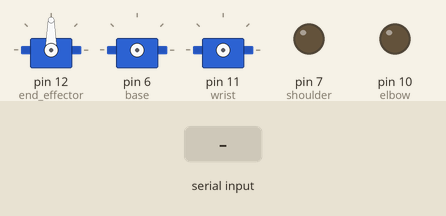
Bench run of a sketch on a simulated Arduino Uno, built with avr-gcc and run on an emulated ATmega328P. Parts: 3 × servo, output pins drawn as LEDs (lit = HIGH). Wiring (inferred from the names in the program): 2 × servo: signal pin 6 / signal pin 11. The test bench sets the inputs (shaded band). Servo pulses on a pin are drawn as a servo (544–2400 µs = 0–180°); pins used as bus, display or sensor lines are not drawn; what the sketch prints to the serial monitor is not drawn.

Above: at 1.2 s.
1.3 s: "90,45\n" received over Serial
At 6.7 s:
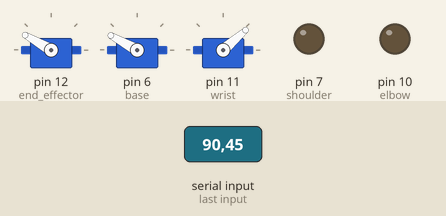
At 9.3 s:
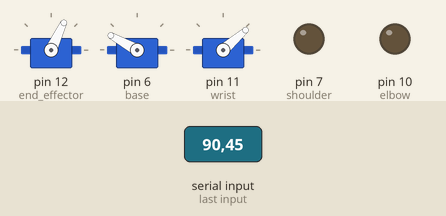
Timing chart, 0 to 10.8 s (numbered marks = the images above; inputs shaded):
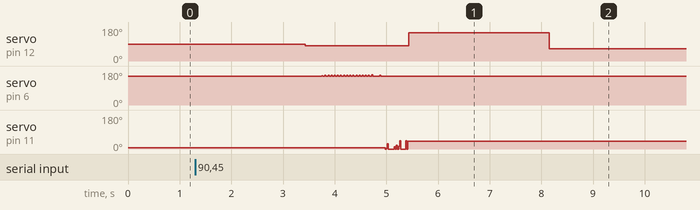

The sketch:

pick_and_place.ino
```cpp
#include <math.h>
#include <Servo.h>
#include <Arduino.h>
int base=6;
int elbow=10;
int shoulder=7;
int wrist=11;
int end_effector=12;

float x;
float y;
float z=0;
float max_limit=26;
float min_limit=16;
float a1=8.3;
float a2=20;
float y1=2.55;
float y2=2.4;
float theta_shoulder;
float theta_base;
float theta_elbow;
float base_pwm;
float elbow_pwm;
float shoulder_pwm;
float base_angle;
float shoulder_angle;
float elbow_angle;
float beta;
float end_eff_pwm;
float wrist_pwm;
float dum;
Servo motor;
float place;
unsigned long startTime;
void pwm_duration(float pwm,int part);
void setup() {
   Serial.begin(9600);
   Serial.setTimeout(1000);
   pinMode(base, OUTPUT);
   pinMode(elbow, OUTPUT);
   pinMode(shoulder, OUTPUT);
   pinMode(wrist,OUTPUT);
   pinMode(end_effector,OUTPUT);
   motor.attach(12);
}
void loop() {

if(Serial.available() > 0){

String data_x = Serial.readStringUntil('\n');

  y = data_x.toFloat();


  delay(20);

  String data_y = Serial.readStringUntil('\n');

  x=data_y.toFloat();

  delay(100);

  String data_place = Serial.readStringUntil('\n');

  place=data_place.toFloat();


dum=sqrt(y*y+(x+y1+y2)*(x+y1+y2))-1.8;
theta_base=90-abs(atan((x+4.2)/y)*180/PI);

theta_elbow=acos((dum*dum+z*z-a1*a1-a2*a2)/(2*a1*a2))*180/PI;

if(theta_elbow<0){

  theta_elbow=180+theta_elbow;

}
beta=atan((a2*sin(theta_elbow*PI/180))/(a1+a2*cos(theta_elbow*PI/180)))*180/PI;


if(beta<0){

  beta=180+beta;

  }

theta_shoulder=beta+atan(z/dum)*180/PI;


if(y==0){
  base_angle=90;
}
else{
 base_angle= 90+(y/abs(y))*theta_base;
}


 shoulder_angle=90-theta_shoulder;


 elbow_angle=114.75-theta_elbow;


base_pwm=(1.6*base_angle/180 + 0.6)*1000 -80;

wrist_pwm=470;
end_eff_pwm=600;
shoulder_pwm=(1.6*shoulder_angle/180 + 0.6)*1000;

elbow_pwm=(1.6*elbow_angle/180 + 0.6)*1000;


motor.write(80);
delay(100);
startTime = millis();
while(millis()-startTime<1400){
pwm_duration(base_pwm,base);
}

startTime = millis();
while(millis()-startTime<500){
pwm_duration(wrist_pwm,wrist);
}
motor.write(150);
delay(200);
startTime = millis();
while(millis()-startTime<1200){
pwm_duration(elbow_pwm,elbow);
}
delay(100);
startTime = millis();
while(millis()-startTime<1200){
pwm_duration(shoulder_pwm,shoulder);
}

motor.write(65);
delay(400);
shoulder_pwm=500;
startTime = millis();
while(millis()-startTime<800){
pwm_duration(shoulder_pwm,shoulder);
}
delay(200);
elbow_pwm=800;
startTime = millis();
while(millis()-startTime<800){
pwm_duration(elbow_pwm,elbow);
}
delay(200);
if(place==1){
base_pwm=2200;
startTime = millis();
while(millis()-startTime<1000){
pwm_duration(base_pwm,base);
}
motor.write(155);
}
if(place==2){
base_pwm=500;
startTime = millis();
while(millis()-startTime<1000){
pwm_duration(base_pwm,base);
}
motor.write(155);
}
Serial.println("Ready\n");

}

}

void pwm_duration(float pwm,int part){
unsigned long targetDelay = pwm;
digitalWrite(part, HIGH); // Turn on the LED (high voltage)
unsigned long start = micros();

while (micros() - start < targetDelay) {

}


digitalWrite(part, LOW); // Turn off the LED (low voltage)

 unsigned long startTime_1 = micros();

while (micros() - startTime_1 < 20000-targetDelay ) {

}
}
```
